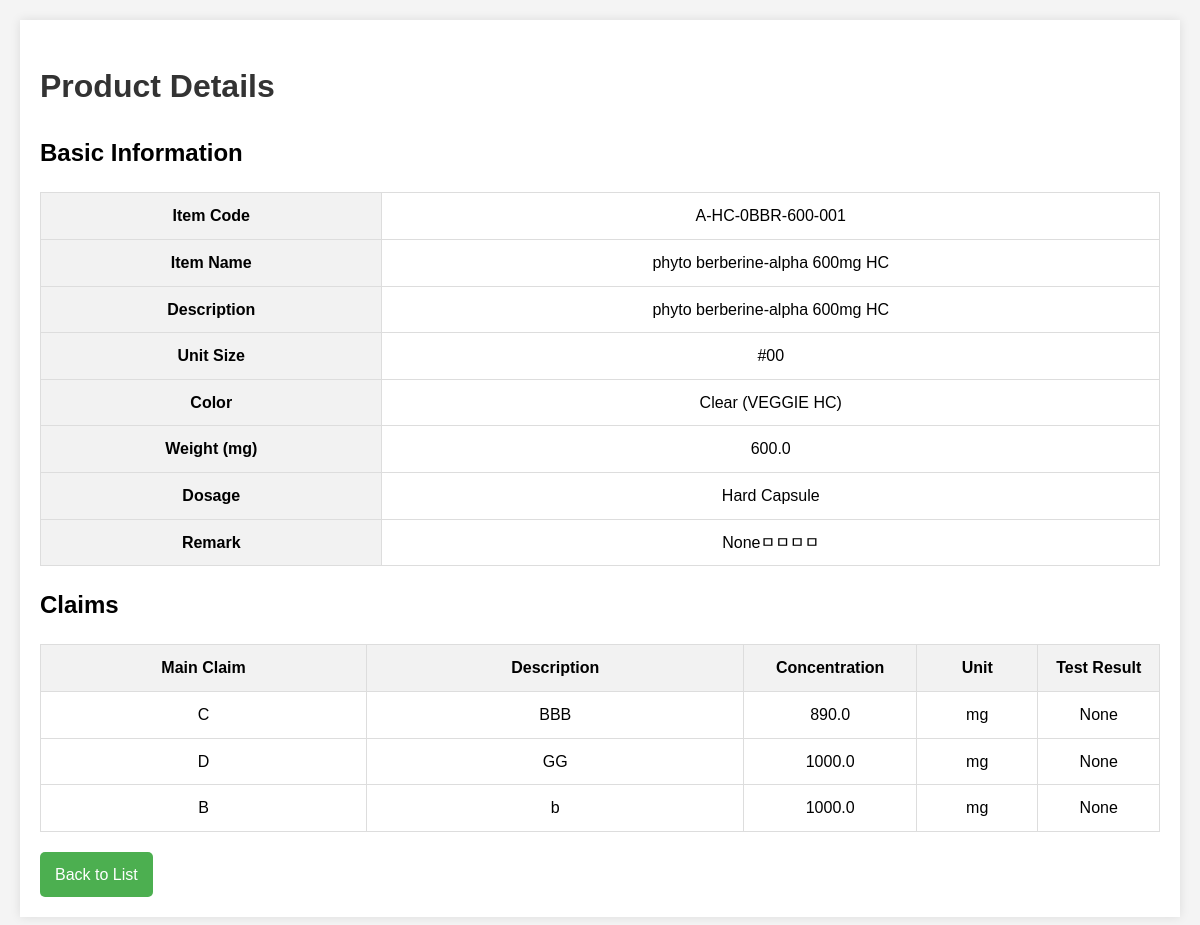
/view/A-HC-0BBR-600-001 (signed in), run on an earlier commit of the app's database.
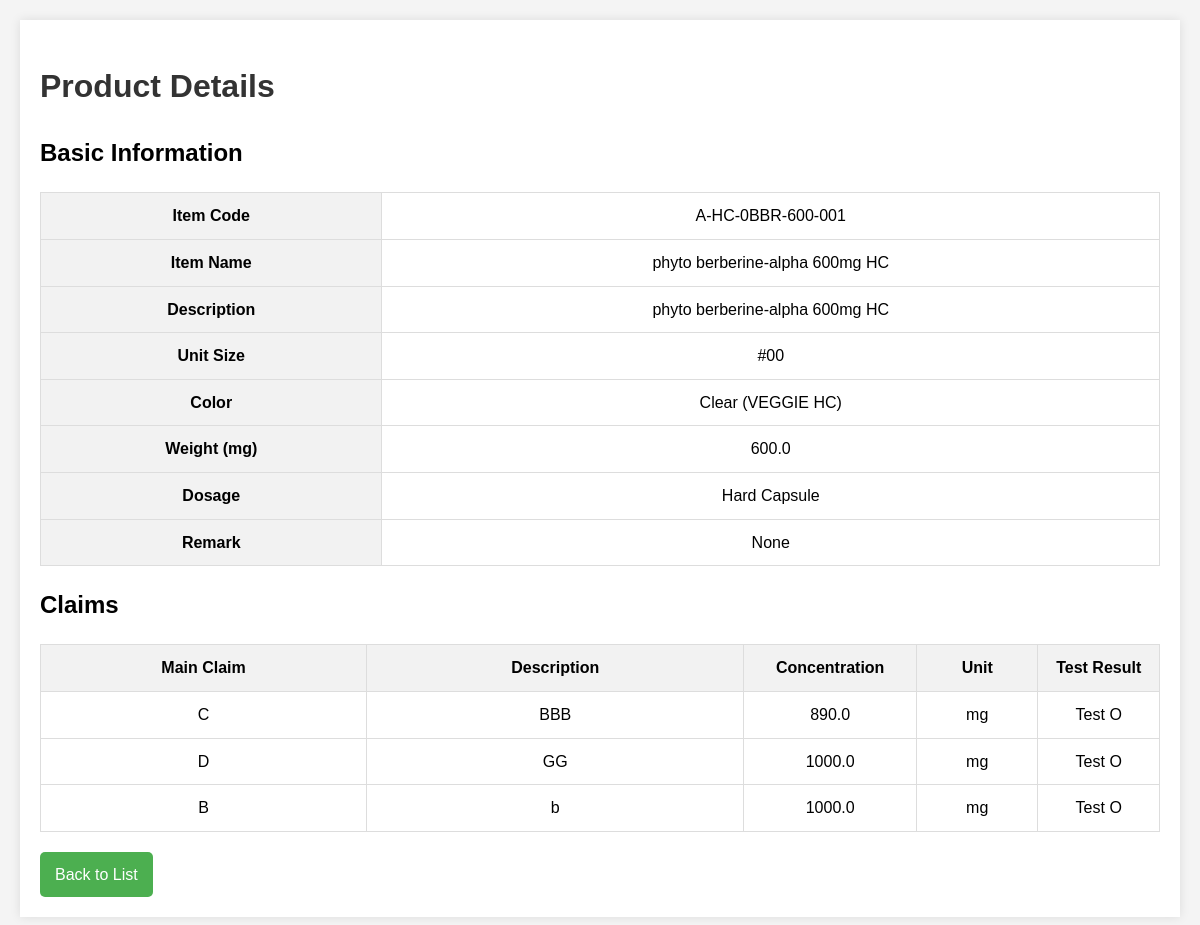
And on a later commit of the database.
### tables this page shows
CREATE TABLE products (
            id INTEGER PRIMARY KEY AUTOINCREMENT,
            item_code TEXT UNIQUE NOT NULL,
            item_name TEXT,
            description TEXT,
            unit_size TEXT,
            color TEXT,
            weight REAL
        , dosage TEXT, remark TEXT);

CREATE TABLE claims (
            id INTEGER PRIMARY KEY AUTOINCREMENT,
            product_id INTEGER,
            claim_main TEXT,
            claim_description TEXT,
            claim_concentration REAL, claim_unit TEXT DEFAULT 'mg', test_result TEXT,
            FOREIGN KEY (product_id) REFERENCES products(id) ON DELETE CASCADE
        );

### app.py (the view)
@app.route('/view/<item_code>')
def view_product(item_code):
    conn = sqlite3.connect(DB_FILE_PATH)
    cursor = conn.cursor()
    cursor.execute('SELECT * FROM products WHERE item_code = ?', (item_code,))
    product = cursor.fetchone()
    if not product:
        flash("해당 제품을 찾을 수 없습니다.", "danger")
        conn.close()
        return redirect(url_for("index"))
    cursor.execute('''
    SELECT claim_main, claim_description, claim_concentration, claim_unit, test_result
    FROM claims
    LEFT JOIN products ON claims.product_id = products.id
    WHERE products.item_code = ?
    ''', (item_code,))
    claims = cursor.fetchall()
    conn.close()
    return render_template('view.html', product=product, claims=claims)

### app.py (called while the page is built)
@app.before_request
def require_login():
    allowed_routes = ["login", "autocomplete", "static"]
    if "role" not in session and request.endpoint not in allowed_routes and not request.path.startswith('/static'):
        return redirect(url_for("login"))

### templates/view.html (shortened to what this page needs)
<!DOCTYPE html>
<html lang="en">
<head>
</head>
<body>
    <div class="container">
        <h1>Product Details</h1>
        <h2>Basic Information</h2>
        <table class="basic-info">
            <tr>
                <th>Item Code</th>
                <td>{{ product[1] }}</td>
            </tr>
            <tr>
                <th>Item Name</th>
                <td>{{ product[2] }}</td>
            </tr>
            <tr>
                <th>Description</th>
                <td>{{ product[3] }}</td>
            </tr>
            <tr>
                <th>Unit Size</th>
                <td>{{ product[4] }}</td>
            </tr>
            <tr>
                <th>Color</th>
                <td>{{ product[5] }}</td>
            </tr>
            <tr>
                <th>Weight (mg)</th>
                <td>{{ product[6] }}</td>
            </tr>
            <tr>
                <th>Dosage</th>
                <td>
                    {% if product[1].startswith('A-TB-') %}
                        Tablet
                    {% elif product[1].startswith('A-SG-') %}
                        Softgel
                    {% elif product[1].startswith('A-HC-') %}
                        Hard Capsule
                    {% elif product[1].startswith('A-SH-') %}
                        Sachet
                    {% elif product[1].startswith('A-PW-') %}
                        Powder
                    {% elif product[1].startswith('A-LQ-') %}
                        Liquid
                    {% elif 'PH-TB-' in product[1] %}
                        PH Tablet
                    {% elif 'PH-HC-' in product[1] %}
                        PH Hard Capsule
                    {% elif 'PH-SG-' in product[1] %}
                        PH Softgel
                    {% else %}
                        Unknown
                    {% endif %}
                </td>
            </tr>
            <tr>
                <th>Remark</th>
                <td>{{ product[8] }}</td>
            </tr>
        </table>
        <h2>Claims</h2>
        <table class="claims-table">
            <thead>
                <tr>
                    <th>Main Claim</th>
                    <th>Description</th>
                    <th>Concentration</th>
                    <th>Unit</th>
                    <th>Test Result</th>
                </tr>
            </thead>
            <tbody>
                {% for claim in claims %}
                <tr>
                    <td>{{ claim[0] }}</td>
                    <td>{{ claim[1] }}</td>
                    <td>{{ claim[2] }}</td>
                    <td>{{ claim[3] }}</td>
                    <td>{{ claim[4] }}</td>
                </tr>
                {% endfor %}
            </tbody>
        </table>
        <a href="{{ url_for('index') }}" class="btn">Back to List</a>
    </div>
</body>
</html>

### templates/view.html (style rules this page uses)
body { font-family: Arial, sans-serif; line-height: 1.6; margin: 0; padding: 20px; background-color: #f4f4f4; }
.container { max-width: 1500px; margin: auto; background: white; padding: 20px; box-shadow: 0 0 10px rgba(0,0,0,0.1); }
h1 { color: #333; }
table { width: 100%; border-collapse: collapse; margin-bottom: 20px; }
th, td { padding: 10px; border: 1px solid #ddd; text-align: center; }
th { background-color: #f2f2f2; font-weight: bold; }
.btn { display: inline-block; padding: 10px 15px; background-color: #4CAF50; color: white; text-decoration: none; border-radius: 5px; }
.basic-info th { text-align: center; }
.claims-table { table-layout: fixed; width: 100%; }
.claims-table th { text-align: center; }
.claims-table td { word-wrap: break-word; word-break: break-all; white-space: normal; }
.claims-table td:nth-child(3), .claims-table td:nth-child(4), .claims-table td:nth-child(5) { text-align: center; }
.claims-table th:nth-child(1) { width: 30%; }
.claims-table th:nth-child(2) { width: 35%; }
.claims-table th:nth-child(3) { width: 15%; }
.claims-table th:nth-child(4) { width: 10%; }
.claims-table th:nth-child(5) { width: 10%; }

What changed in the data, as far as the page shows it:
removed claims: claim_main "C", claim_description "BBB", claim_concentration "890.0", claim_unit "mg", claim "None"
removed claims: claim_main "D", claim_description "GG", claim_concentration "1000.0", claim_unit "mg", claim "None"
removed claims: claim_main "B", claim_description "b", claim_concentration "1000.0", claim_unit "mg", claim "None"
changed products "A-HC-0BBR-600-001": remark "Noneㅁㅁㅁㅁ" → "None"
added claims: claim_main "C", claim_description "BBB", claim_concentration "890.0", claim_unit "mg", test_result "Test O"
added claims: claim_main "D", claim_description "GG", claim_concentration "1000.0", claim_unit "mg", test_result "Test O"
added claims: claim_main "B", claim_description "b", claim_concentration "1000.0", claim_unit "mg", test_result "Test O"
